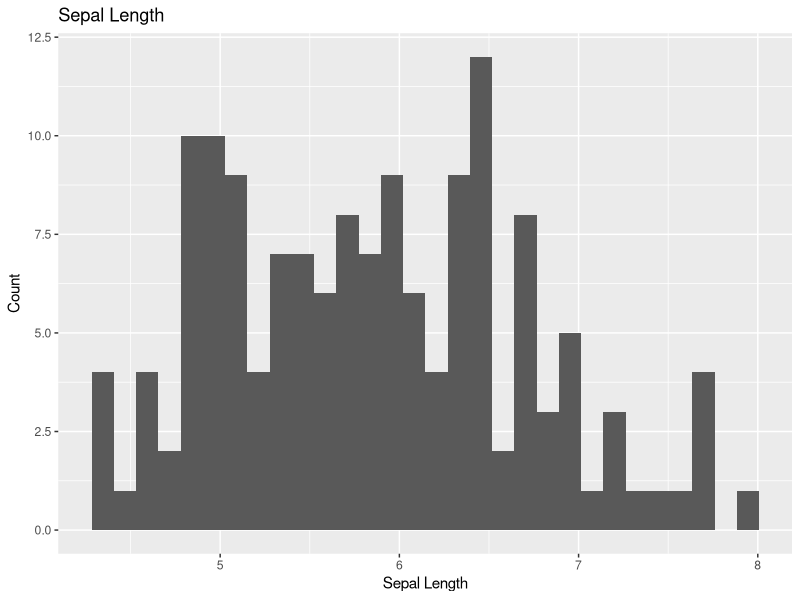
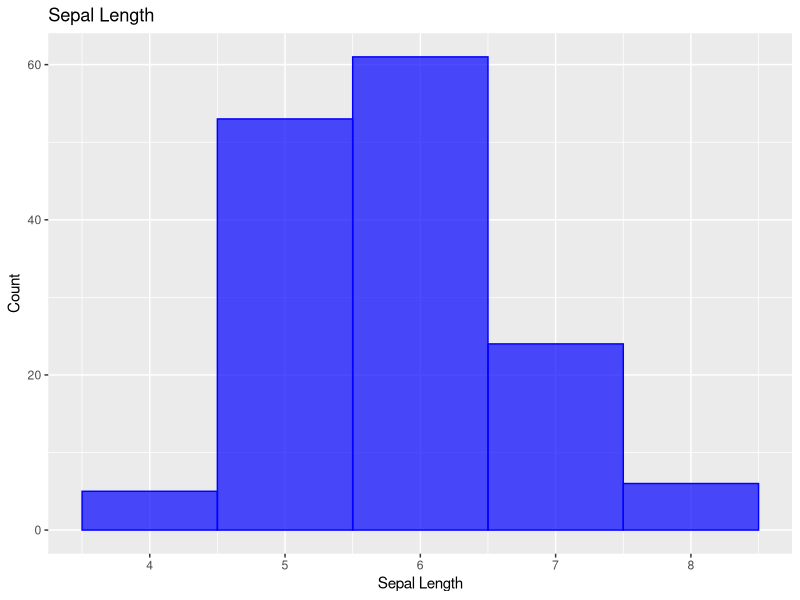
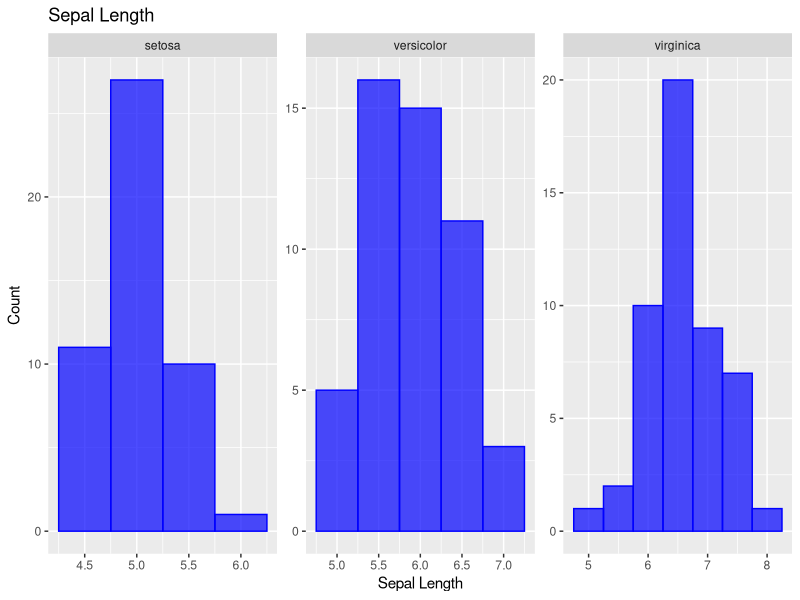
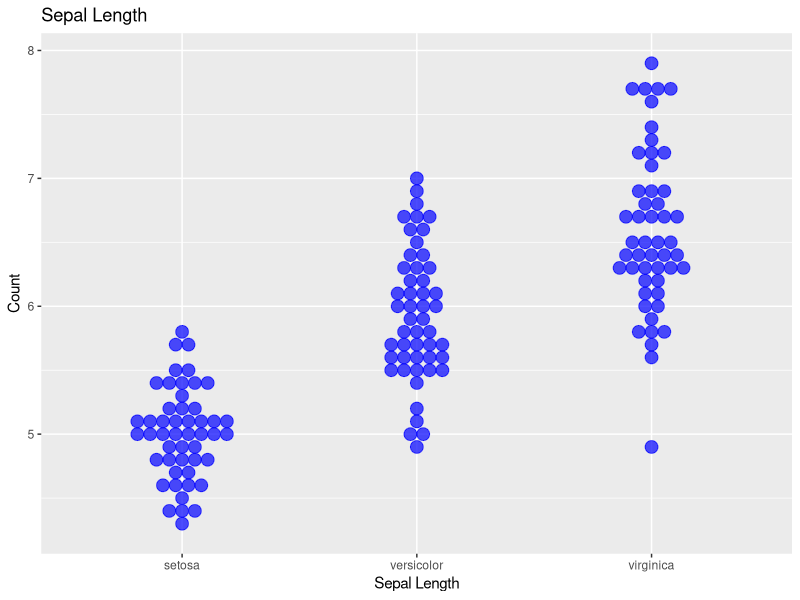
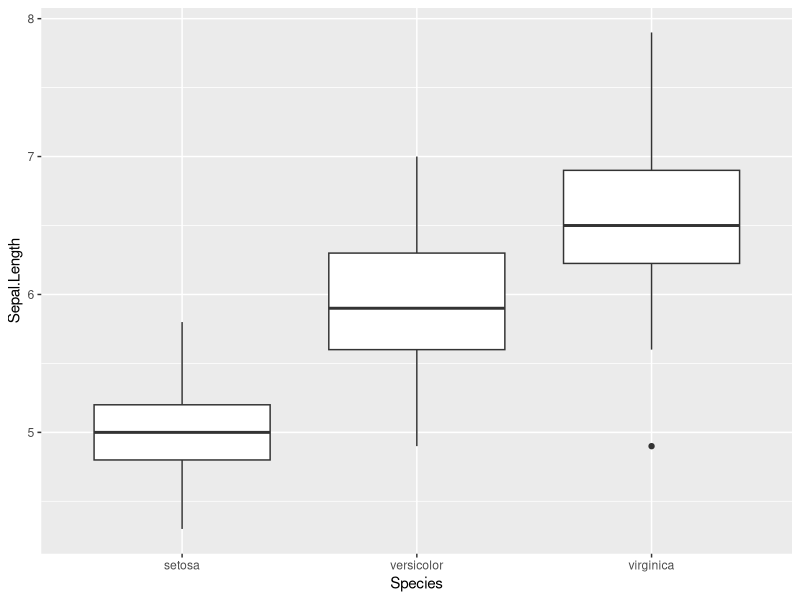
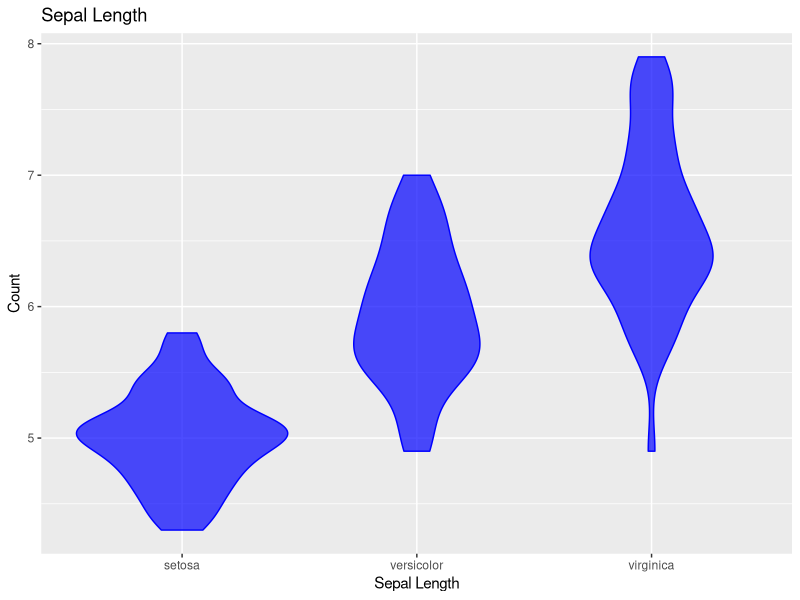
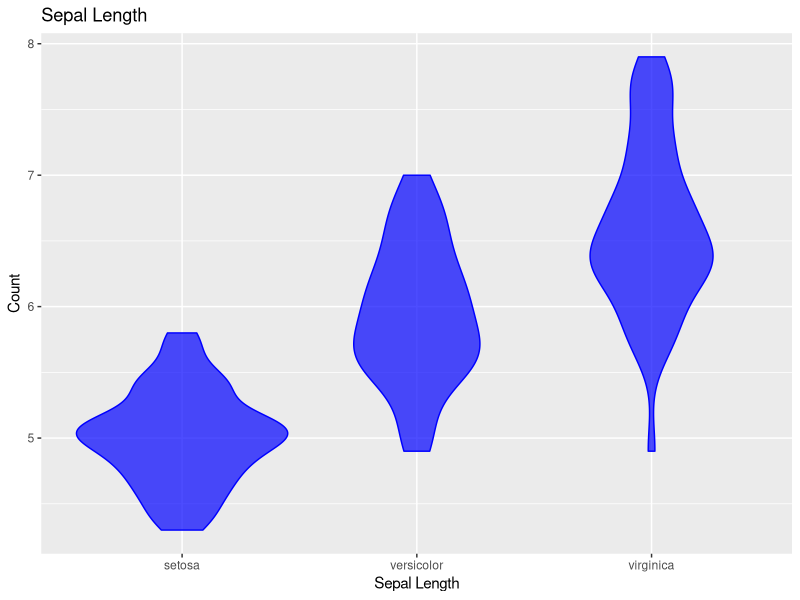
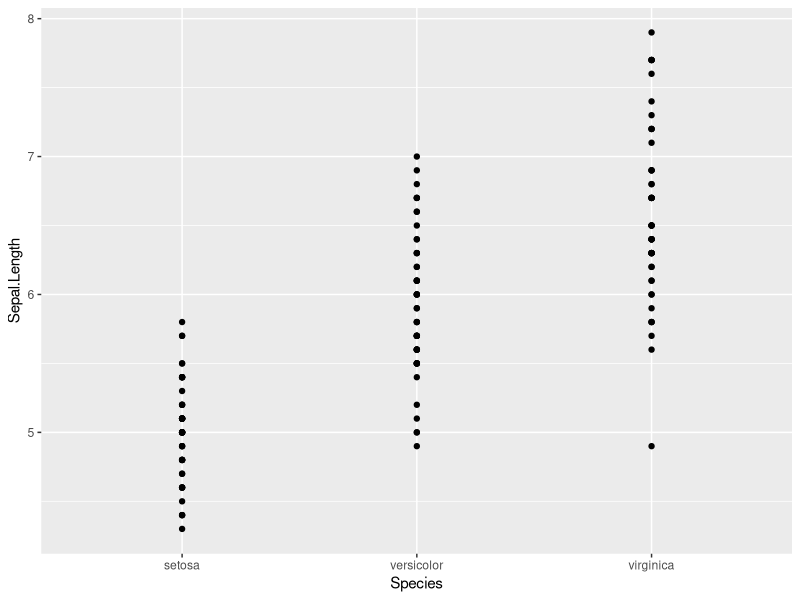

These charts were generated, in order, by the following R code:
## ---- message=FALSE, warning=FALSE---------------------------------------

# install.packages("devtools")
# devtools::install_github("thomasp85/patchwork")

# load the libraries each time you restart R
library(tidyverse)
library(lubridate)
library(scales)
library(skimr)
library(patchwork)

# read in the file
iris.df <- read_csv("data/iris.csv")

glimpse(iris.df)

## ------------------------------------------------------------------------
skim(iris.df)

## ------------------------------------------------------------------------
skim_to_wide(iris.df)

## ------------------------------------------------------------------------
#Hitograms with GGPLOT
ggplot(data=iris.df, aes(iris.df$Sepal.Length)) + 
  geom_histogram() +
  labs (title="Sepal Length", x="Sepal Length", y="Count")

## ------------------------------------------------------------------------
#Hitograms with GGPLOT
ggplot(data=iris.df, aes(iris.df$Sepal.Length)) + 
  geom_histogram(col="blue", fill="blue", alpha=.7, binwidth = 1) +
  labs (title="Sepal Length", x="Sepal Length", y="Count")

## ------------------------------------------------------------------------
###What if you want to look at all of the species separately
ggplot(data=iris.df, aes(iris.df$Sepal.Length)) + 
  geom_histogram(binwidth = .5,  col="blue", fill="blue", alpha=.7) +
  labs (title="Sepal Length", x="Sepal Length", y="Count") + 
  facet_wrap(~Species, scales = "free") # allows the scales to be free and you can comment this out to see what happens


## ------------------------------------------------------------------------
ggplot(data=iris.df, aes(x= Species, y=Sepal.Length)) + 
  geom_dotplot(binwidth=0.1, col="blue", fill="blue", alpha=.7, stackdir = "center", binaxis = "y") +
  labs (title="Sepal Length", x="Sepal Length", y="Count") 

## ------------------------------------------------------------------------
# Box and Whisker plots with limits ####
ggplot(iris.df, aes(x = Species, y = Sepal.Length))+
  geom_boxplot() 

## ------------------------------------------------------------------------
ggplot(data=iris.df, aes(x= Species, y=Sepal.Length)) + 
  geom_violin(col="blue", fill="blue", alpha=.7, stackdir = "center", binaxis = "y") +
  labs (title="Sepal Length")+
  labs (x="Sepal Length", y="Count") 

## ------------------------------------------------------------------------

violin.plot <- ggplot(data=iris.df, aes(x= Species, y=Sepal.Length)) + 
  geom_violin(col="blue", fill="blue", alpha=.7) +
  labs (title="Sepal Length")+
  labs (x="Sepal Length", y="Count") 
violin.plot

#Save the file with sizes
ggsave("figures/violin.plot.tiff",plot=violin.plot, width=6, height=6, dpi = 300)




## ------------------------------------------------------------------------
ggplot(iris.df, aes(x=Species)) +
  geom_point(aes(y=Sepal.Length))

## ------------------------------------------------------------------------
ggplot(iris.df, aes(x=Species)) +
  geom_point(aes(y=Sepal.Length), color="blue") +
  geom_point(aes(y=Sepal.Width), color="red")

## ------------------------------------------------------------------------
ggplot(iris.df, aes(x=Species))+
  stat_summary(aes(y=Sepal.Length), fun.y=mean, geom='point', shape=23, size=3, color="red", fill="red") 

## ------------------------------------------------------------------------
ggplot(iris.df, aes(x=Species))+
  stat_summary(aes(y=Sepal.Length), fun.y=mean, geom='point', shape=23, size=3, color="red", fill="red") +
    stat_summary(aes(y=Sepal.Width), fun.y=mean, geom='point', shape=23, size=3, color="red", fill="blue") 

## ------------------------------------------------------------------------
ggplot(iris.df, aes(x=Species))+
  stat_summary(aes(y=Sepal.Length), fun.y=mean, geom='point', shape=23, size=3, color="red", fill="red") +
    stat_summary(aes(y=Sepal.Width), fun.y=mean, geom='point', shape=23, size=3, color="blue", fill="blue") +
   stat_summary(aes(y=Sepal.Length), fun.data = mean_se, geom = "errorbar", color="red", width=.1) +
    stat_summary(aes(y=Sepal.Width),fun.data = mean_se, geom = "errorbar", color="blue", width=.1) 


## ------------------------------------------------------------------------
ggplot(iris.df, aes(x=Species))+
  stat_summary(aes(y=Sepal.Length), fun.y=mean, geom='point', shape=23, size=3, color="red", fill="red") +
    stat_summary(aes(y=Sepal.Width), fun.y=mean, geom='point', shape=23, size=3, color="blue", fill="blue") +
   stat_summary(aes(y=Sepal.Length), fun.data = mean_sdl, geom = "errorbar", color="red", width=.1) +
    stat_summary(aes(y=Sepal.Width),fun.data = mean_sdl, geom = "errorbar", color="blue", width=.1) 


## ------------------------------------------------------------------------
ggplot(iris.df, aes(x=Species))+
  stat_summary(aes(y=Sepal.Length), fun.y=mean, geom='point', shape=23, size=3, color="red", 
               fill="red", position=position_nudge(x = 0.12, y = 0)) +
    stat_summary(aes(y=Sepal.Width), fun.y=mean, geom='point', shape=23, size=3, color="blue", 
                 fill="blue") +
   stat_summary(aes(y=Sepal.Length), fun.data = mean_sdl, geom = "errorbar", color="red", width=0.1,
                position=position_nudge(x = 0.12, y = 0)) +
    stat_summary(aes(y=Sepal.Width),fun.data = mean_sdl, geom = "errorbar", color="blue", width=0.1) 


